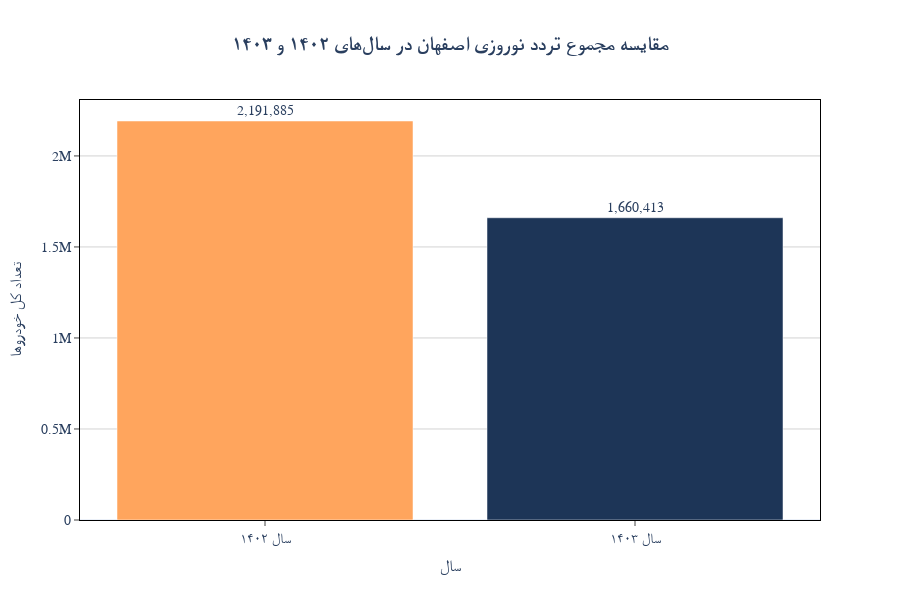

Notebook source saved alongside this figure:
### Code cell
import plotly.graph_objects as go
import pandas as pd

# جمع کل ترددها برای هر سال
count_02 = df_merged['est_sum_total_est_y'].sum()
count_03 = df_merged['est_sum_total_est_x'].sum()

# دادهها برای رسم نمودار
labels = ['سال ۱۴۰۲', 'سال ۱۴۰۳']
values = [count_02, count_03]
print((count_03 - count_02) / count_02)
colors = ['#FFA55D', '#1d3557']

# رسم نمودار ستونی با Plotly
fig = go.Figure(data=[
    go.Bar(
        x=labels,
        y=values,
        marker_color=colors,
        text=[f'{int(v):,}' for v in values],
        textposition='outside'
    )
])

# تنظیمات ظاهری مطابق قالب تمپلیت اصلی
fig.update_layout(
    title='<b>مقایسه مجموع تردد نوروزی اصفهان در سالهای ۱۴۰۲ و ۱۴۰۳</b>',
    title_x=0.5,
    xaxis=dict(
        title='سال',
        title_font=dict(size=16),
        tickfont=dict(size=14),
        mirror=True,
        ticks='outside',
        showline=True,
        linecolor='black',
    ),
    yaxis=dict(
        title='تعداد کل خودروها',
        title_font=dict(size=16),
        tickfont=dict(size=14),
        mirror=True,
        ticks='outside',
        showline=True,
        linecolor='black',
        gridcolor='lightgray',
    ),
    font=dict(
        family='Yas',
        size=14,
    ),
    template='plotly_white',
    height=600,
    hovermode='x unified'
)

fig.show()

### Figure 1 — Plotly figure (JSON) as saved in the notebook; plotly's stock layout.template omitted (floating-point values rounded to 4 significant figures)
{"data": [{"marker": {"color": ["#FFA55D", "#1d3557"]}, "text": ["2,191,885", "1,660,413"], "textposition": "outside", "type": "bar", "x": ["سال ۱۴۰۲", "سال ۱۴۰۳"], "y": [2191885, 1660413]}], "layout": {"font": {"family": "Yas", "size": 14}, "height": 600, "hovermode": "x unified", "title": {"text": "<b>مقایسه مجموع تردد نوروزی اصفهان در سالهای ۱۴۰۲ و ۱۴۰۳</b>", "x": 0.5}, "xaxis": {"linecolor": "black", "mirror": true, "showline": true, "tickfont": {"size": 14}, "ticks": "outside", "title": {"font": {"size": 16}, "text": "سال"}}, "yaxis": {"gridcolor": "lightgray", "linecolor": "black", "mirror": true, "showline": true, "tickfont": {"size": 14}, "ticks": "outside", "title": {"font": {"size": 16}, "text": "تعداد کل خودروها"}}}}
